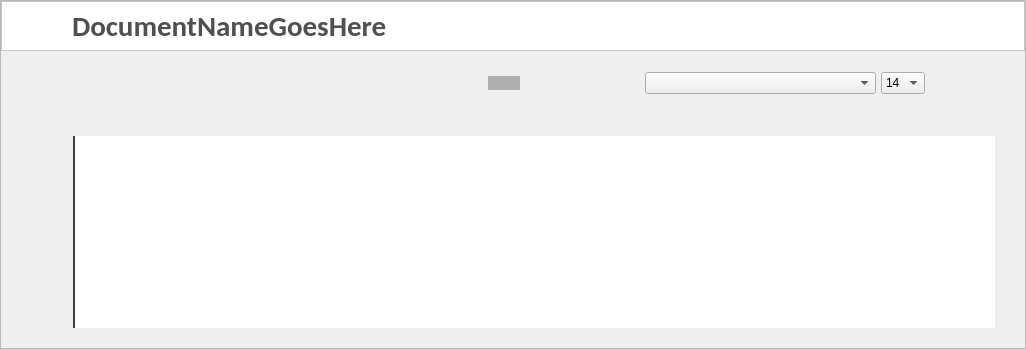
       <widget class="QFrame" name="editorFrame">
        <property name="sizePolicy">
         <sizepolicy hsizetype="Preferred" vsizetype="Preferred">
          <horstretch>0</horstretch>
          <verstretch>0</verstretch>
         </sizepolicy>
        </property>
        <property name="minimumSize">
         <size>
          <width>821</width>
          <height>250</height>
         </size>
        </property>
        <property name="font">
         <font>
          <family>Calibri</family>
          <pointsize>14</pointsize>
         </font>
        </property>
        <property name="styleSheet">
         <string notr="true">background-color: #EFEFEF;</string>
        </property>
        <property name="frameShape">
         <enum>QFrame::StyledPanel</enum>
        </property>
        <property name="frameShadow">
         <enum>QFrame::Raised</enum>
        </property>
        <property name="midLineWidth">
         <number>0</number>
        </property>
        <layout class="QVBoxLayout" name="verticalLayout_3">
         <property name="spacing">
          <number>0</number>
         </property>
         <property name="leftMargin">
          <number>0</number>
         </property>
         <property name="topMargin">
          <number>0</number>
         </property>
         <property name="rightMargin">
          <number>0</number>
         </property>
         <property name="bottomMargin">
          <number>0</number>
         </property>
         <item>
          <widget class="QFrame" name="DocumentFrame">
           <property name="sizePolicy">
            <sizepolicy hsizetype="Preferred" vsizetype="Preferred">
             <horstretch>0</horstretch>
             <verstretch>50</verstretch>
            </sizepolicy>
           </property>
           <property name="minimumSize">
            <size>
             <width>815</width>
             <height>50</height>
            </size>
           </property>
           <property name="maximumSize">
            <size>
             <width>16777215</width>
             <height>50</height>
            </size>
           </property>
           <property name="styleSheet">
            <string notr="true">background-color: white;</string>
           </property>
           <property name="frameShape">
            <enum>QFrame::StyledPanel</enum>
           </property>
           <property name="frameShadow">
            <enum>QFrame::Raised</enum>
           </property>
           <layout class="QHBoxLayout" name="horizontalLayout_7">
            <property name="spacing">
             <number>0</number>
            </property>
            <property name="leftMargin">
             <number>70</number>
            </property>
            <property name="topMargin">
             <number>0</number>
            </property>
            <property name="rightMargin">
             <number>0</number>
            </property>
            <property name="bottomMargin">
             <number>0</number>
            </property>
            <item>
             <widget class="QLabel" name="DocName">
              <property name="font">
               <font>
                <family>Calibri</family>
                <pointsize>22</pointsize>
                <weight>75</weight>
                <bold>true</bold>
               </font>
              </property>
              <property name="styleSheet">
               <string notr="true">Color: #505050;</string>
              </property>
              <property name="text">
               <string>DocumentNameGoesHere</string>
              </property>
              <property name="alignment">
               <set>Qt::AlignLeading|Qt::AlignLeft|Qt::AlignVCenter</set>
              </property>
             </widget>
            </item>
            <item>
             <spacer name="horizontalSpacer_2">
              <property name="orientation">
               <enum>Qt::Horizontal</enum>
              </property>
              <property name="sizeHint" stdset="0">
               <size>
                <width>40</width>
                <height>20</height>
               </size>
              </property>
             </spacer>
            </item>
           </layout>
          </widget>
         </item>
         <item>
          <layout class="QHBoxLayout" name="horizontalLayout_4">
           <property name="spacing">
            <number>5</number>
           </property>
           <property name="sizeConstraint">
            <enum>QLayout::SetMaximumSize</enum>
           </property>
           <property name="leftMargin">
            <number>67</number>
           </property>
           <property name="topMargin">
            <number>10</number>
           </property>
           <property name="rightMargin">
            <number>20</number>
           </property>
           <property name="bottomMargin">
            <number>10</number>
           </property>
           <item>
            <widget class="QPushButton" name="buttonGrassetto">
             <property name="font">
              <font>
               <family>Calibri</family>
               <pointsize>23</pointsize>
               <weight>75</weight>
               <bold>true</bold>
               <underline>false</underline>
               <strikeout>false</strikeout>
              </font>
             </property>
             <property name="cursor">
              <cursorShape>PointingHandCursor</cursorShape>
             </property>
             <property name="styleSheet">
              <string notr="true">#buttonGrassetto{
	border:none;
}

#buttonGrassetto:hover{
	border:1px solid #b2b2b2;
	border-radius: 3px;
}
</string>
             </property>
             <property name="text">
              <string/>
             </property>
             <property name="icon">
              <iconset resource="Risorse.qrc">
               <normaloff>:/image/Editor/v2bold.png</normaloff>:/image/Editor/v2bold.png</iconset>
             </property>
             <property name="iconSize">
              <size>
               <width>25</width>
               <height>25</height>
              </size>
             </property>
             <property name="checkable">
              <bool>true</bool>
             </property>
            </widget>
           </item>
           <item>
            <widget class="QPushButton" name="buttonCorsivo">
             <property name="font">
              <font>
               <family>Calibri</family>
               <pointsize>27</pointsize>
               <weight>75</weight>
               <italic>true</italic>
               <bold>true</bold>
               <underline>false</underline>
               <strikeout>false</strikeout>
              </font>
             </property>
             <property name="cursor">
              <cursorShape>PointingHandCursor</cursorShape>
             </property>
             <property name="styleSheet">
              <string notr="true">#buttonCorsivo{
	border:none;
}

#buttonCorsivo:hover{
	border:1px solid #b2b2b2;
	border-radius: 3px;
}
</string>
             </property>
             <property name="text">
              <string/>
             </property>
             <property name="icon">
              <iconset resource="Risorse.qrc">
               <normaloff>:/image/Editor/v2italic.png</normaloff>:/image/Editor/v2italic.png</iconset>
             </property>
             <property name="iconSize">
              <size>
               <width>25</width>
               <height>25</height>
              </size>
             </property>
             <property name="checkable">
              <bool>true</bool>
             </property>
            </widget>
           </item>
           <item>
            <widget class="QPushButton" name="buttonSottolineato">
             <property name="font">
              <font>
               <family>Calibri</family>
               <pointsize>18</pointsize>
               <weight>75</weight>
               <bold>true</bold>
               <underline>true</underline>
               <strikeout>false</strikeout>
              </font>
             </property>
             <property name="cursor">
              <cursorShape>PointingHandCursor</cursorShape>
             </property>
             <property name="styleSheet">
              <string notr="true">#buttonSottolineato{
	border:none;
}

#buttonSottolineato:hover{
	border:1px solid #b2b2b2;
	border-radius: 3px;
}
</string>
             </property>
             <property name="text">
              <string/>
             </property>
             <property name="icon">
              <iconset resource="Risorse.qrc">
               <normaloff>:/image/Editor/v2underline.png</normaloff>:/image/Editor/v2underline.png</iconset>
             </property>
             <property name="iconSize">
              <size>
               <width>25</width>
               <height>25</height>
              </size>
             </property>
             <property name="checkable">
              <bool>true</bool>
             </property>
            </widget>
           </item>
           <item>
            <widget class="QPushButton" name="buttonUndo">
             <property name="font">
              <font>
               <pointsize>10</pointsize>
               <weight>75</weight>
               <bold>true</bold>
               <underline>false</underline>
               <strikeout>false</strikeout>
              </font>
             </property>
             <property name="cursor">
              <cursorShape>PointingHandCursor</cursorShape>
             </property>
             <property name="styleSheet">
              <string notr="true">#buttonUndo{
	border:none;
}

#buttonUndo:hover{
	border:1px solid #b2b2b2;
	border-radius: 3px;
}
</string>
             </property>
             <property name="text">
              <string/>
             </property>
             <property name="icon">
              <iconset resource="Risorse.qrc">
               <normaloff>:/image/Editor/undo.png</normaloff>:/image/Editor/undo.png</iconset>
             </property>
             <property name="iconSize">
              <size>
               <width>30</width>
               <height>30</height>
              </size>
             </property>
            </widget>
           </item>
           <item>
            <widget class="QPushButton" name="buttonRedo">
             <property name="font">
              <font>
               <pointsize>10</pointsize>
               <weight>75</weight>
               <bold>true</bold>
               <underline>false</underline>
               <strikeout>false</strikeout>
              </font>
             </property>
             <property name="cursor">
              <cursorShape>PointingHandCursor</cursorShape>
             </property>
             <property name="styleSheet">
              <string notr="true">#buttonRedo{
	border:none;
}

#buttonRedo:hover{
	border:1px solid #b2b2b2;
	border-radius: 3px;
}
</string>
             </property>
             <property name="text">
              <string/>
             </property>
             <property name="icon">
              <iconset resource="Risorse.qrc">
               <normaloff>:/image/Editor/redo.png</normaloff>:/image/Editor/redo.png</iconset>
             </property>
             <property name="iconSize">
              <size>
               <width>30</width>
               <height>30</height>
              </size>
             </property>
            </widget>
           </item>
           <item>
            <widget class="QPushButton" name="buttonCopia">
             <property name="font">
              <font>
               <pointsize>10</pointsize>
               <weight>75</weight>
               <bold>true</bold>
               <underline>false</underline>
               <strikeout>false</strikeout>
              </font>
             </property>
             <property name="cursor">
              <cursorShape>PointingHandCursor</cursorShape>
             </property>
             <property name="styleSheet">
              <string notr="true">#buttonCopia{
	border:none;
}

#buttonCopia:hover{
	border:1px solid #b2b2b2;
	border-radius: 3px;
}
</string>
             </property>
             <property name="text">
              <string/>
             </property>
             <property name="icon">
              <iconset resource="Risorse.qrc">
               <normaloff>:/image/Editor/copy.png</normaloff>:/image/Editor/copy.png</iconset>
             </property>
             <property name="iconSize">
              <size>
               <width>30</width>
               <height>30</height>
              </size>
             </property>
            </widget>
           </item>
           <item>
            <widget class="QPushButton" name="buttonTaglia">
             <property name="font">
              <font>
               <pointsize>10</pointsize>
               <weight>75</weight>
               <bold>true</bold>
               <underline>false</underline>
               <strikeout>false</strikeout>
              </font>
             </property>
             <property name="cursor">
              <cursorShape>PointingHandCursor</cursorShape>
             </property>
             <property name="styleSheet">
              <string notr="true">#buttonTaglia{
	border:none;
}

#buttonTaglia:hover{
	border:1px solid #b2b2b2;
	border-radius: 3px;
}
</string>
             </property>
             <property name="text">
              <string/>
             </property>
             <property name="icon">
              <iconset resource="Risorse.qrc">
               <normaloff>:/image/Editor/cut.png</normaloff>:/image/Editor/cut.png</iconset>
             </property>
             <property name="iconSize">
              <size>
               <width>30</width>
               <height>30</height>
              </size>
             </property>
            </widget>
           </item>
           <item>
            <widget class="QPushButton" name="buttonIncolla">
             <property name="font">
              <font>
               <pointsize>10</pointsize>
               <weight>75</weight>
               <bold>true</bold>
               <underline>false</underline>
               <strikeout>false</strikeout>
              </font>
             </property>
             <property name="cursor">
              <cursorShape>PointingHandCursor</cursorShape>
             </property>
             <property name="styleSheet">
              <string notr="true">#buttonIncolla{
	border:none;
}

#buttonIncolla:hover{
	border:1px solid #b2b2b2;
	border-radius: 3px;
}
</string>
             </property>
             <property name="text">
              <string/>
             </property>
             <property name="icon">
              <iconset resource="Risorse.qrc">
               <normaloff>:/image/Editor/paste.png</normaloff>:/image/Editor/paste.png</iconset>
             </property>
             <property name="iconSize">
              <size>
               <width>30</width>
               <height>30</height>
              </size>
             </property>
            </widget>
           </item>
           <item>
            <widget class="QPushButton" name="buttonAlignSX">
             <property name="font">
              <font>
               <pointsize>9</pointsize>
               <weight>75</weight>
               <bold>true</bold>
               <underline>false</underline>
               <strikeout>false</strikeout>
              </font>
             </property>
             <property name="cursor">
              <cursorShape>PointingHandCursor</cursorShape>
             </property>
             <property name="styleSheet">
              <string notr="true">#buttonAlignSX{
	border:none;
	background-color:#AEAEAE
}

#buttonAlignSX:hover{
	border:1px solid #b2b2b2;
	border-radius: 3px;
}
</string>
             </property>
             <property name="text">
              <string/>
             </property>
             <property name="icon">
              <iconset resource="Risorse.qrc">
               <normaloff>:/image/Editor/left-align.png</normaloff>:/image/Editor/left-align.png</iconset>
             </property>
             <property name="iconSize">
              <size>
               <width>30</width>
               <height>30</height>
              </size>
             </property>
             <property name="checkable">
              <bool>true</bool>
             </property>
            </widget>
           </item>
           <item>
            <widget class="QPushButton" name="buttonAlignCX">
             <property name="font">
              <font>
               <pointsize>10</pointsize>
               <weight>75</weight>
               <bold>true</bold>
               <underline>false</underline>
               <strikeout>false</strikeout>
              </font>
             </property>
             <property name="cursor">
              <cursorShape>PointingHandCursor</cursorShape>
             </property>
             <property name="styleSheet">
              <string notr="true">#buttonAlignCX{
	border:none;
}

#buttonAlignCX:hover{
	border:1px solid #b2b2b2;
	border-radius: 3px;
}
</string>
             </property>
             <property name="text">
              <string/>
             </property>
             <property name="icon">
              <iconset resource="Risorse.qrc">
               <normaloff>:/image/Editor/center-align.png</normaloff>:/image/Editor/center-align.png</iconset>
             </property>
             <property name="iconSize">
              <size>
               <width>30</width>
               <height>30</height>
              </size>
             </property>
             <property name="checkable">
              <bool>true</bool>
             </property>
            </widget>
           </item>
           <item>
            <widget class="QPushButton" name="buttonAlignDX">
             <property name="font">
              <font>
               <pointsize>10</pointsize>
               <weight>75</weight>
               <bold>true</bold>
               <underline>false</underline>
               <strikeout>false</strikeout>
              </font>
             </property>
             <property name="cursor">
              <cursorShape>PointingHandCursor</cursorShape>
             </property>
             <property name="styleSheet">
              <string notr="true">#buttonAlignDX{
	border:none;
}

#buttonAlignDX:hover{
	border:1px solid #b2b2b2;
	border-radius: 3px;
}
</string>
             </property>
             <property name="text">
              <string/>
             </property>
             <property name="icon">
              <iconset resource="Risorse.qrc">
               <normaloff>:/image/Editor/right-align.png</normaloff>:/image/Editor/right-align.png</iconset>
             </property>
             <property name="iconSize">
              <size>
               <width>30</width>
               <height>30</height>
              </size>
             </property>
             <property name="checkable">
              <bool>true</bool>
             </property>
            </widget>
           </item>
           <item>
            <widget class="QPushButton" name="buttonAlignJFX">
             <property name="font">
              <font>
               <pointsize>10</pointsize>
               <weight>75</weight>
               <bold>true</bold>
               <underline>false</underline>
               <strikeout>false</strikeout>
              </font>
             </property>
             <property name="cursor">
              <cursorShape>PointingHandCursor</cursorShape>
             </property>
             <property name="styleSheet">
              <string notr="true">#buttonAlignJFX{
	border:none;
}

#buttonAlignJFX:hover{
	border:1px solid #b2b2b2;
	border-radius: 3px;
}
</string>
             </property>
             <property name="text">
              <string/>
             </property>
             <property name="icon">
              <iconset resource="Risorse.qrc">
               <normaloff>:/image/Editor/justify.png</normaloff>:/image/Editor/justify.png</iconset>
             </property>
             <property name="iconSize">
              <size>
               <width>30</width>
               <height>30</height>
              </size>
             </property>
             <property name="checkable">
              <bool>true</bool>
             </property>
            </widget>
           </item>
           <item>
            <widget class="QFontComboBox" name="fontSelectorBox">
             <property name="toolTipDuration">
              <number>0</number>
             </property>
             <property name="editable">
              <bool>false</bool>
             </property>
             <property name="currentText">
              <string/>
             </property>
             <property name="currentIndex">
              <number>-1</number>
             </property>
             <property name="insertPolicy">
              <enum>QComboBox::InsertAtTop</enum>
             </property>
            </widget>
           </item>
           <item>
            <widget class="QComboBox" name="fontDimensionBox">
             <property name="styleSheet">
              <string notr="true"/>
             </property>
             <property name="currentText">
              <string>14</string>
             </property>
             <property name="currentIndex">
              <number>6</number>
             </property>
             <item>
              <property name="text">
               <string>2</string>
              </property>
             </item>
             <item>
              <property name="text">
               <string>4</string>
              </property>
             </item>
             <item>
              <property name="text">
               <string>6</string>
              </property>
             </item>
             <item>
              <property name="text">
               <string>8</string>
              </property>
             </item>
             <item>
              <property name="text">
               <string>10</string>
              </property>
             </item>
             <item>
              <property name="text">
               <string>12</string>
              </property>
             </item>
             <item>
              <property name="text">
               <string>14</string>
              </property>
             </item>
             <item>
              <property name="text">
               <string>16</string>
              </property>
             </item>
             <item>
              <property name="text">
               <string>18</string>
              </property>
             </item>
             <item>
              <property name="text">
               <string>20</string>
              </property>
             </item>
             <item>
              <property name="text">
               <string>22</string>
              </property>
             </item>
             <item>
              <property name="text">
               <string>24</string>
              </property>
             </item>
             <item>
              <property name="text">
               <string>28</string>
              </property>
             </item>
             <item>
              <property name="text">
               <string>32</string>
              </property>
             </item>
             <item>
              <property name="text">
               <string>48</string>
              </property>
             </item>
             <item>
              <property name="text">
               <string>72</string>
              </property>
             </item>
            </widget>
           </item>
           <item>
            <widget class="QPushButton" name="buttonColor">
             <property name="font">
              <font>
               <pointsize>10</pointsize>
               <weight>75</weight>
               <bold>true</bold>
               <underline>false</underline>
               <strikeout>false</strikeout>
              </font>
             </property>
             <property name="cursor">
              <cursorShape>PointingHandCursor</cursorShape>
             </property>
             <property name="styleSheet">
              <string notr="true">#buttonColor{
	border:none;
}

#buttonColor:hover{
	border:1px solid #b2b2b2;
	border-radius: 3px;
}
</string>
             </property>
             <property name="text">
              <string/>
             </property>
             <property name="icon">
              <iconset resource="Risorse.qrc">
               <normaloff>:/image/Editor/paintbrush.png</normaloff>:/image/Editor/paintbrush.png</iconset>
             </property>
             <property name="iconSize">
              <size>
               <width>30</width>
               <height>30</height>
              </size>
             </property>
            </widget>
           </item>
           <item>
            <widget class="QPushButton" name="buttonSearch">
             <property name="font">
              <font>
               <pointsize>10</pointsize>
               <weight>75</weight>
               <bold>true</bold>
               <underline>false</underline>
               <strikeout>false</strikeout>
              </font>
             </property>
             <property name="cursor">
              <cursorShape>PointingHandCursor</cursorShape>
             </property>
             <property name="styleSheet">
              <string notr="true">#buttonSearch{
	border:none;
}

#buttonSearch:hover{
	border:1px solid #b2b2b2;
	border-radius: 3px;
}
</string>
             </property>
             <property name="text">
              <string/>
             </property>
             <property name="icon">
              <iconset resource="Risorse.qrc">
               <normaloff>:/image/Editor/Magnifier.png</normaloff>:/image/Editor/Magnifier.png</iconset>
             </property>
             <property name="iconSize">
              <size>
               <width>30</width>
               <height>30</height>
              </size>
             </property>
            </widget>
           </item>
           <item>
            <spacer name="horizontalSpacer_3">
             <property name="orientation">
              <enum>Qt::Horizontal</enum>
             </property>
             <property name="sizeHint" stdset="0">
              <size>
               <width>0</width>
               <height>20</height>
              </size>
             </property>
            </spacer>
           </item>
          </layout>
         </item>
         <item>
          <layout class="QHBoxLayout" name="horizontalLayout_5">
           <property name="spacing">
            <number>0</number>
           </property>
           <property name="sizeConstraint">
            <enum>QLayout::SetMinimumSize</enum>
           </property>
           <property name="leftMargin">
            <number>72</number>
           </property>
           <property name="topMargin">
            <number>20</number>
           </property>
           <property name="rightMargin">
            <number>30</number>
           </property>
           <property name="bottomMargin">
            <number>20</number>
           </property>
           <item>
            <widget class="QTextEdit" name="RealTextEdit">
             <property name="enabled">
              <bool>true</bool>
             </property>
             <property name="sizePolicy">
              <sizepolicy hsizetype="MinimumExpanding" vsizetype="Expanding">
               <horstretch>0</horstretch>
               <verstretch>0</verstretch>
              </sizepolicy>
             </property>
             <property name="minimumSize">
              <size>
               <width>690</width>
               <height>100</height>
              </size>
             </property>
             <property name="maximumSize">
              <size>
               <width>16777215</width>
               <height>16777215</height>
              </size>
             </property>
             <property name="sizeIncrement">
              <size>
               <width>3392</width>
               <height>3392</height>
              </size>
             </property>
             <property name="font">
              <font>
               <family>Times New Roman</family>
               <pointsize>14</pointsize>
               <weight>50</weight>
               <bold>false</bold>
               <strikeout>false</strikeout>
              </font>
             </property>
             <property name="styleSheet">
              <string notr="true">border: transparent;
background: #FFFFFF;
border-left: 2px solid #404040;</string>
             </property>
             <property name="html">
              <string>&lt;!DOCTYPE HTML PUBLIC &quot;-//W3C//DTD HTML 4.0//EN&quot; &quot;http://www.w3.org/TR/REC-html40/strict.dtd&quot;&gt;
&lt;html&gt;&lt;head&gt;&lt;meta name=&quot;qrichtext&quot; content=&quot;1&quot; /&gt;&lt;style type=&quot;text/css&quot;&gt;
p, li { white-space: pre-wrap; }
&lt;/style&gt;&lt;/head&gt;&lt;body style=&quot; font-family:'Times New Roman'; font-size:14pt; font-weight:400; font-style:normal;&quot;&gt;
&lt;p style=&quot;-qt-paragraph-type:empty; margin-top:10px; margin-bottom:0px; margin-left:10px; margin-right:10px; -qt-block-indent:0; text-indent:10px; font-family:'Times New Roman';&quot;&gt;&lt;br /&gt;&lt;/p&gt;&lt;/body&gt;&lt;/html&gt;</string>
             </property>
            </widget>
           </item>
          </layout>
         </item>
        </layout>
       </widget>
